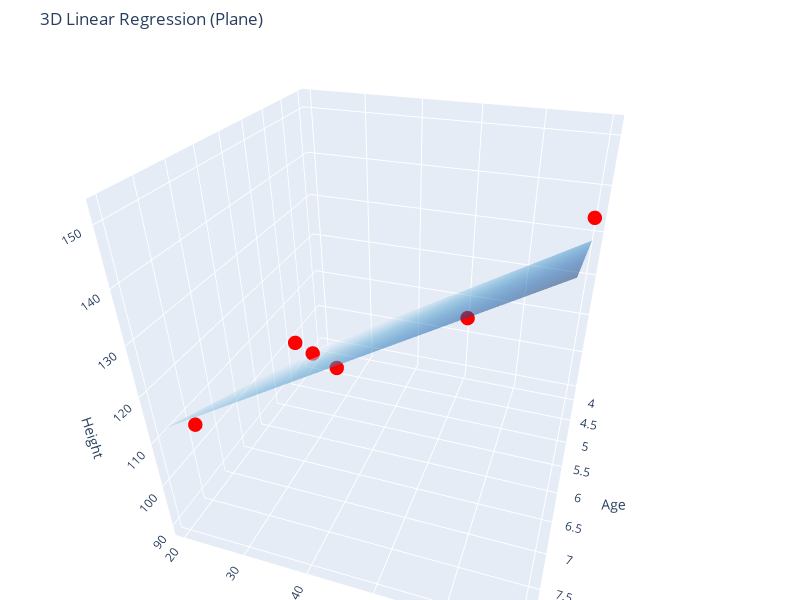

Write notebook code for a chart like this one.
### Code cell
import plotly.graph_objects as go

fig = go.Figure()

# Scatter Points
_ = fig.add_trace(go.Scatter3d(
    x=data[:, 0],  # age
    y=data[:, 1],  # weight
    z=data[:, 2],  # height
    mode='markers',
    marker=dict(size=5, color='red'),
    name='Actual Data'
))

# Regression Plane
_ = fig.add_trace(go.Surface(
    x=xx, y=yy, z=zz, opacity=0.5,
    colorscale='blues', showscale=False,
    name='Regression Plane'
))

# Layout
fig.update_layout(
    title='3D Linear Regression (Plane)',
    scene=dict(
        xaxis_title='Age',
        yaxis_title='Weight',
        zaxis_title='Height',
        camera=dict(
            eye=dict(x=1.5, y=0.5, z=1)  # Position of the "eye" relative to center (0,0,0)
        )
    ),
    width=800, height=600,
    margin=dict(l=0, r=0, b=0, t=50)
)
